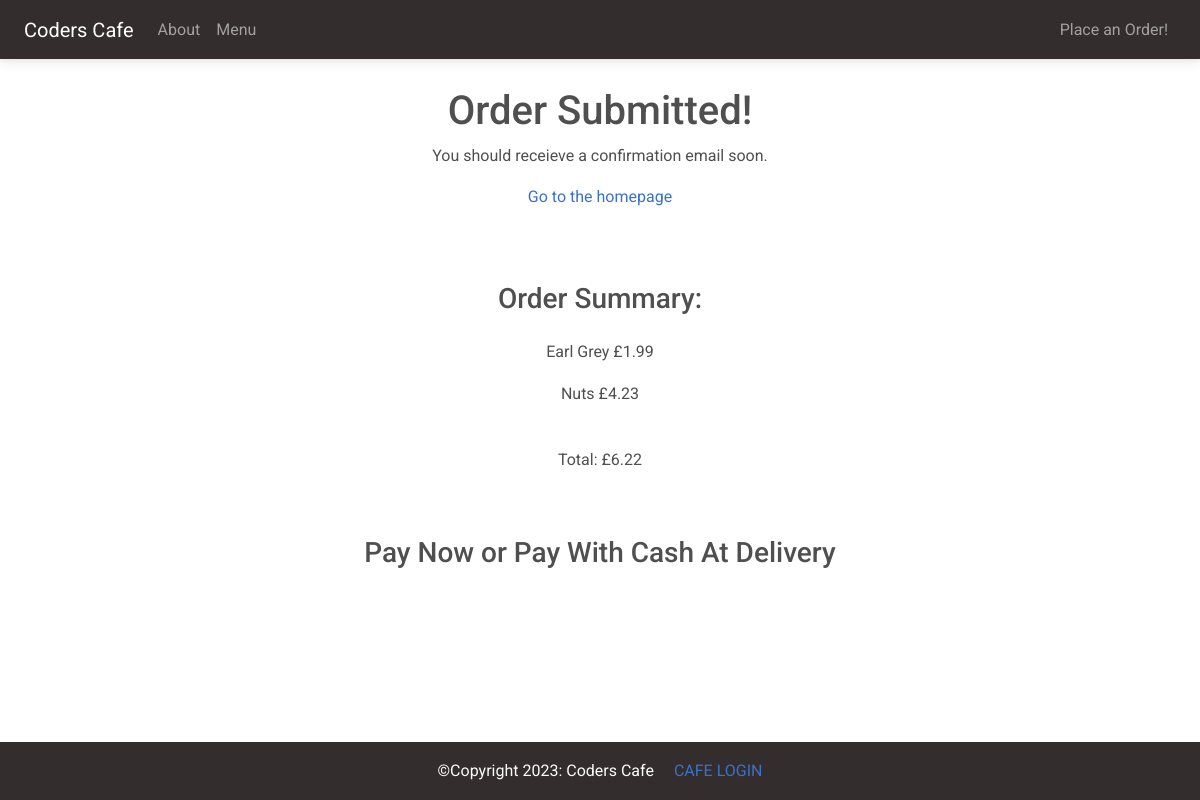
Page /order-confirmation/73 on the committed database.
### customer/models.py (models this page shows, shortened)
class MenuItem(models.Model):
    name = models.CharField(max_length=100)
    description = models.TextField()
    image = CloudinaryField('image')
    price = models.DecimalField(max_digits=5, decimal_places=2)
    category = models.ManyToManyField('Category', related_name='item')

class OrderModel(models.Model):
    created_on = models.DateTimeField(auto_now_add=True)
    price = models.DecimalField(max_digits=7, decimal_places=2)
    items = models.ManyToManyField('MenuItem', related_name='order', blank=True)
    name = models.CharField(max_length=50, blank=True)
    email = models.CharField(max_length=50, blank=True)
    street = models.CharField(max_length=50, blank=True)
    city = models.CharField(max_length=50, blank=True)
    state = models.CharField(max_length=15, blank=True)
    zip_code = models.IntegerField(blank=True, null=True)
    is_paid = models.BooleanField(default=False)
    is_shipped = models.BooleanField(default=False)

### customer/views.py (the view, shortened to what this page needs)
# urls.py: path('order-confirmation/<int:pk>', OrderConfirmation.as_view(), name='order-confirmation'),
class OrderConfirmation(View):
    def get(self, request, pk, *args, **kwargs):
        order = OrderModel.objects.get(pk=pk)
        context = {
            'pk': order.pk,
            'items': order.items,
            'price': order.price,
        }
        return render(request, 'customer/order_confirmation.html', context)

### customer/templates/customer/order_confirmation.html (shortened to what this page needs)
{% extends 'customer/base.html' %}
{% block content %}
<div class="container mb-5">
  <div class="row justify-content-center mt-1">
    <div class="col-md-5 col-sm-12 p-4 text-center">
      <h1>Order Submitted!</h1>
      <p>You should receieve a confirmation email soon.</p>
      <a href="{% url 'index' %}">Go to the homepage</a>
    </div>
  </div>
  <div class="row justify-content-center mt-5">
    <div class="col-md-5 col-sm-12 text-center">
      <h3 class="pb-3">Order Summary:</h3>
      {% for item in items.all %}
      <p>{{ item.name }} <span class="pl-3">£{{ item.price }}</span></p>
      {% endfor %}
      <p class="font-weight-bold pt-4">Total: £{{ price }}</p>
    </div>
    <div class="row justify-content-center pt-5 pb-2">
      <div class="col-md-6 text-center">
        <h3>Pay Now or Pay With Cash At Delivery</h3>
      </div>
    </div>
    <div class="row justify-content-center pb-5">
    </div>
  </div>
</div>
{% endblock content %}

### rows in the picture
MenuItem: name "Earl Grey", price "1.99"
MenuItem: name "Nuts", price "4.23"
OrderModel: price "6.22"
